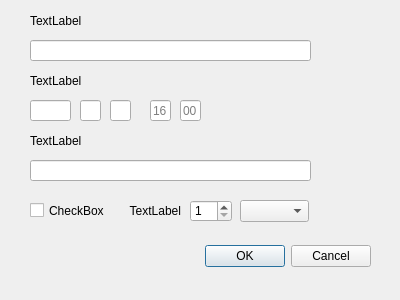
<?xml version="1.0" encoding="UTF-8"?>
<ui version="4.0">
 <class>AddEventDialog</class>
 <widget class="QDialog" name="AddEventDialog">
  <property name="geometry">
   <rect>
    <x>0</x>
    <y>0</y>
    <width>400</width>
    <height>300</height>
   </rect>
  </property>
  <property name="windowTitle">
   <string/>
  </property>
  <property name="sizeGripEnabled">
   <bool>false</bool>
  </property>
  <property name="modal">
   <bool>true</bool>
  </property>
  <widget class="QDialogButtonBox" name="buttonBox">
   <property name="geometry">
    <rect>
     <x>30</x>
     <y>240</y>
     <width>341</width>
     <height>32</height>
    </rect>
   </property>
   <property name="orientation">
    <enum>Qt::Horizontal</enum>
   </property>
   <property name="standardButtons">
    <set>QDialogButtonBox::Cancel|QDialogButtonBox::Ok</set>
   </property>
  </widget>
  <widget class="QLabel" name="lbl_event_name">
   <property name="geometry">
    <rect>
     <x>30</x>
     <y>10</y>
     <width>261</width>
     <height>21</height>
    </rect>
   </property>
   <property name="text">
    <string>TextLabel</string>
   </property>
  </widget>
  <widget class="QLineEdit" name="txt_event_name">
   <property name="geometry">
    <rect>
     <x>30</x>
     <y>40</y>
     <width>281</width>
     <height>21</height>
    </rect>
   </property>
   <property name="maxLength">
    <number>20</number>
   </property>
  </widget>
  <widget class="QLabel" name="lbl_event_datetime">
   <property name="geometry">
    <rect>
     <x>30</x>
     <y>70</y>
     <width>341</width>
     <height>21</height>
    </rect>
   </property>
   <property name="text">
    <string>TextLabel</string>
   </property>
  </widget>
  <widget class="QLineEdit" name="txt_year">
   <property name="geometry">
    <rect>
     <x>30</x>
     <y>100</y>
     <width>41</width>
     <height>21</height>
    </rect>
   </property>
   <property name="maxLength">
    <number>4</number>
   </property>
  </widget>
  <widget class="QLineEdit" name="txt_month">
   <property name="geometry">
    <rect>
     <x>80</x>
     <y>100</y>
     <width>21</width>
     <height>21</height>
    </rect>
   </property>
   <property name="maxLength">
    <number>2</number>
   </property>
  </widget>
  <widget class="QLineEdit" name="txt_date">
   <property name="geometry">
    <rect>
     <x>110</x>
     <y>100</y>
     <width>21</width>
     <height>21</height>
    </rect>
   </property>
   <property name="maxLength">
    <number>2</number>
   </property>
  </widget>
  <widget class="QLineEdit" name="txt_hour">
   <property name="geometry">
    <rect>
     <x>150</x>
     <y>100</y>
     <width>21</width>
     <height>21</height>
    </rect>
   </property>
   <property name="maxLength">
    <number>2</number>
   </property>
   <property name="placeholderText">
    <string>16</string>
   </property>
  </widget>
  <widget class="QLineEdit" name="txt_minute">
   <property name="geometry">
    <rect>
     <x>180</x>
     <y>100</y>
     <width>21</width>
     <height>21</height>
    </rect>
   </property>
   <property name="maxLength">
    <number>2</number>
   </property>
   <property name="placeholderText">
    <string>00</string>
   </property>
  </widget>
  <widget class="QLabel" name="lbl_event_location">
   <property name="geometry">
    <rect>
     <x>30</x>
     <y>130</y>
     <width>261</width>
     <height>21</height>
    </rect>
   </property>
   <property name="text">
    <string>TextLabel</string>
   </property>
  </widget>
  <widget class="QLineEdit" name="txt_event_location">
   <property name="geometry">
    <rect>
     <x>30</x>
     <y>160</y>
     <width>281</width>
     <height>21</height>
    </rect>
   </property>
   <property name="maxLength">
    <number>20</number>
   </property>
  </widget>
  <widget class="QCheckBox" name="chk_repeat">
   <property name="geometry">
    <rect>
     <x>30</x>
     <y>200</y>
     <width>81</width>
     <height>21</height>
    </rect>
   </property>
   <property name="text">
    <string>CheckBox</string>
   </property>
  </widget>
  <widget class="QSpinBox" name="spin_repeat">
   <property name="geometry">
    <rect>
     <x>190</x>
     <y>200</y>
     <width>42</width>
     <height>22</height>
    </rect>
   </property>
   <property name="minimum">
    <number>1</number>
   </property>
   <property name="maximum">
    <number>999</number>
   </property>
  </widget>
  <widget class="QLabel" name="lbl_repeat_per">
   <property name="geometry">
    <rect>
     <x>120</x>
     <y>200</y>
     <width>61</width>
     <height>21</height>
    </rect>
   </property>
   <property name="text">
    <string>TextLabel</string>
   </property>
   <property name="alignment">
    <set>Qt::AlignRight|Qt::AlignTrailing|Qt::AlignVCenter</set>
   </property>
  </widget>
  <widget class="QComboBox" name="combo_repeat">
   <property name="geometry">
    <rect>
     <x>240</x>
     <y>200</y>
     <width>69</width>
     <height>22</height>
    </rect>
   </property>
  </widget>
 </widget>
 <resources/>
 <connections>
  <connection>
   <sender>buttonBox</sender>
   <signal>rejected()</signal>
   <receiver>AddEventDialog</receiver>
   <slot>reject()</slot>
   <hints>
    <hint type="sourcelabel">
     <x>316</x>
     <y>260</y>
    </hint>
    <hint type="destinationlabel">
     <x>286</x>
     <y>274</y>
    </hint>
   </hints>
  </connection>
 </connections>
</ui>
